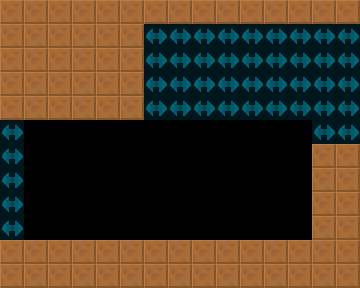

This game map was drawn from its Tiled (.tmx) file and the tilesets committed beside it. A one-line description and the trimmed map source follow:
An orthogonal 15x12 tile map with 24x24 px tiles, 2 tile layers (col, lnk), 2 tilesets and 1 object (SpecialEquipment).

<map version="1.4" tiledversion="1.4.2" orientation="orthogonal" renderorder="right-down" width="15" height="12" tilewidth="24" tileheight="24" infinite="0" nextlayerid="4" nextobjectid="8">
 <tileset firstgid="6" source="../../lnk.tsx" />
 <tileset firstgid="1" source="../../col.tsx" />
 <layer id="1" name="col" width="15" height="12">
  <data>[180 cells, 77 non-empty, 1 distinct tile ids]</data>
 </layer>
 <layer id="2" name="lnk" width="15" height="12" opacity="0.5">
  <data>[180 cells, 43 non-empty, 1 distinct tile ids]</data>
 </layer>
 <objectgroup id="3" name="markers" opacity="0.5">
  <object id="1" name="SpecialEquipment" type="SpecialEquipment" x="48" y="120" width="240" height="120">
   <properties>
    <property name="yr" value="0" />
    <property name="xr" value="0" />
   </properties>
  </object>
 </objectgroup>
</map>
